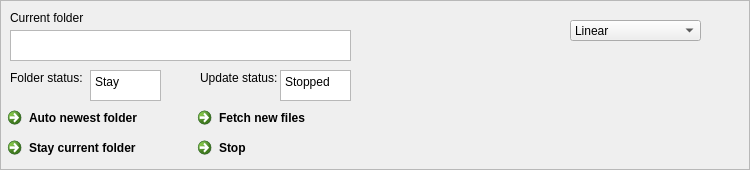
            <widget class="QFrame" name="frame_8">
             <property name="sizePolicy">
              <sizepolicy hsizetype="Fixed" vsizetype="Fixed">
               <horstretch>0</horstretch>
               <verstretch>0</verstretch>
              </sizepolicy>
             </property>
             <property name="minimumSize">
              <size>
               <width>750</width>
               <height>160</height>
              </size>
             </property>
             <property name="maximumSize">
              <size>
               <width>760</width>
               <height>170</height>
              </size>
             </property>
             <property name="frameShape">
              <enum>QFrame::Shape::StyledPanel</enum>
             </property>
             <property name="frameShadow">
              <enum>QFrame::Shadow::Raised</enum>
             </property>
             <widget class="QCommandLinkButton" name="button_auto_newest_folder_2">
              <property name="geometry">
               <rect>
                <x>0</x>
                <y>100</y>
                <width>181</width>
                <height>31</height>
               </rect>
              </property>
              <property name="text">
               <string>Auto newest folder</string>
              </property>
             </widget>
             <widget class="QLabel" name="label_update_status_2">
              <property name="geometry">
               <rect>
                <x>200</x>
                <y>70</y>
                <width>91</width>
                <height>16</height>
               </rect>
              </property>
              <property name="text">
               <string>Update status:</string>
              </property>
             </widget>
             <widget class="QTextBrowser" name="test_display_folder_status_2">
              <property name="geometry">
               <rect>
                <x>90</x>
                <y>70</y>
                <width>71</width>
                <height>31</height>
               </rect>
              </property>
              <property name="html">
               <string>&lt;!DOCTYPE HTML PUBLIC &quot;-//W3C//DTD HTML 4.0//EN&quot; &quot;http://www.w3.org/TR/REC-html40/strict.dtd&quot;&gt;
&lt;html&gt;&lt;head&gt;&lt;meta name=&quot;qrichtext&quot; content=&quot;1&quot; /&gt;&lt;meta charset=&quot;utf-8&quot; /&gt;&lt;style type=&quot;text/css&quot;&gt;
p, li { white-space: pre-wrap; }
hr { height: 1px; border-width: 0; }
li.unchecked::marker { content: &quot;\2610&quot;; }
li.checked::marker { content: &quot;\2612&quot;; }
&lt;/style&gt;&lt;/head&gt;&lt;body style=&quot; font-family:'Segoe UI'; font-size:9pt; font-weight:400; font-style:normal;&quot;&gt;
&lt;p style=&quot; margin-top:0px; margin-bottom:0px; margin-left:0px; margin-right:0px; -qt-block-indent:0; text-indent:0px;&quot;&gt;Stay&lt;/p&gt;&lt;/body&gt;&lt;/html&gt;</string>
              </property>
             </widget>
             <widget class="QCommandLinkButton" name="button_stay_current_folder_2">
              <property name="geometry">
               <rect>
                <x>0</x>
                <y>130</y>
                <width>181</width>
                <height>31</height>
               </rect>
              </property>
              <property name="text">
               <string>Stay current folder</string>
              </property>
             </widget>
             <widget class="QCommandLinkButton" name="button_fetch_new_files_2">
              <property name="geometry">
               <rect>
                <x>190</x>
                <y>100</y>
                <width>181</width>
                <height>31</height>
               </rect>
              </property>
              <property name="text">
               <string>Fetch new files</string>
              </property>
             </widget>
             <widget class="QTextBrowser" name="text_display_update_status_2">
              <property name="geometry">
               <rect>
                <x>280</x>
                <y>70</y>
                <width>71</width>
                <height>31</height>
               </rect>
              </property>
              <property name="html">
               <string>&lt;!DOCTYPE HTML PUBLIC &quot;-//W3C//DTD HTML 4.0//EN&quot; &quot;http://www.w3.org/TR/REC-html40/strict.dtd&quot;&gt;
&lt;html&gt;&lt;head&gt;&lt;meta name=&quot;qrichtext&quot; content=&quot;1&quot; /&gt;&lt;meta charset=&quot;utf-8&quot; /&gt;&lt;style type=&quot;text/css&quot;&gt;
p, li { white-space: pre-wrap; }
hr { height: 1px; border-width: 0; }
li.unchecked::marker { content: &quot;\2610&quot;; }
li.checked::marker { content: &quot;\2612&quot;; }
&lt;/style&gt;&lt;/head&gt;&lt;body style=&quot; font-family:'Segoe UI'; font-size:9pt; font-weight:400; font-style:normal;&quot;&gt;
&lt;p style=&quot; margin-top:0px; margin-bottom:0px; margin-left:0px; margin-right:0px; -qt-block-indent:0; text-indent:0px;&quot;&gt;Stopped&lt;/p&gt;&lt;/body&gt;&lt;/html&gt;</string>
              </property>
             </widget>
             <widget class="QLabel" name="label_folder_status_2">
              <property name="geometry">
               <rect>
                <x>10</x>
                <y>70</y>
                <width>91</width>
                <height>16</height>
               </rect>
              </property>
              <property name="text">
               <string>Folder status:</string>
              </property>
             </widget>
             <widget class="QTextEdit" name="text_edit_current_folder_2">
              <property name="geometry">
               <rect>
                <x>10</x>
                <y>30</y>
                <width>341</width>
                <height>31</height>
               </rect>
              </property>
             </widget>
             <widget class="QCommandLinkButton" name="button_stop_fetch_2">
              <property name="geometry">
               <rect>
                <x>190</x>
                <y>130</y>
                <width>181</width>
                <height>31</height>
               </rect>
              </property>
              <property name="text">
               <string>Stop</string>
              </property>
             </widget>
             <widget class="QComboBox" name="combobox_tof_yscale">
              <property name="geometry">
               <rect>
                <x>570</x>
                <y>20</y>
                <width>131</width>
                <height>21</height>
               </rect>
              </property>
              <item>
               <property name="text">
                <string>Linear</string>
               </property>
              </item>
              <item>
               <property name="text">
                <string>Log</string>
               </property>
              </item>
             </widget>
             <widget class="QLabel" name="label_current_folder_2">
              <property name="geometry">
               <rect>
                <x>10</x>
                <y>10</y>
                <width>81</width>
                <height>16</height>
               </rect>
              </property>
              <property name="text">
               <string>Current folder</string>
              </property>
             </widget>
            </widget>
